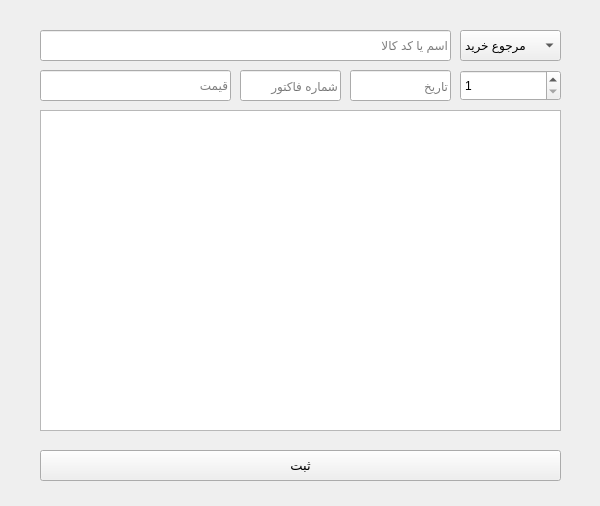
<?xml version="1.0" encoding="UTF-8"?>
<ui version="4.0">
 <class>Form</class>
 <widget class="QWidget" name="Form">
  <property name="geometry">
   <rect>
    <x>0</x>
    <y>0</y>
    <width>600</width>
    <height>506</height>
   </rect>
  </property>
  <property name="windowTitle">
   <string>ثبت مرجوعی</string>
  </property>
  <widget class="QSpinBox" name="count_inpt">
   <property name="geometry">
    <rect>
     <x>460</x>
     <y>70</y>
     <width>101</width>
     <height>31</height>
    </rect>
   </property>
   <property name="minimum">
    <number>1</number>
   </property>
   <property name="maximum">
    <number>1000000</number>
   </property>
   <property name="value">
    <number>1</number>
   </property>
  </widget>
  <widget class="QPushButton" name="add_btn">
   <property name="geometry">
    <rect>
     <x>40</x>
     <y>450</y>
     <width>521</width>
     <height>31</height>
    </rect>
   </property>
   <property name="font">
    <font>
     <pointsize>10</pointsize>
    </font>
   </property>
   <property name="text">
    <string>ثبت</string>
   </property>
  </widget>
  <widget class="QLineEdit" name="name_inpt">
   <property name="geometry">
    <rect>
     <x>40</x>
     <y>30</y>
     <width>411</width>
     <height>31</height>
    </rect>
   </property>
   <property name="layoutDirection">
    <enum>Qt::LeftToRight</enum>
   </property>
   <property name="alignment">
    <set>Qt::AlignLeading|Qt::AlignLeft|Qt::AlignVCenter</set>
   </property>
   <property name="placeholderText">
    <string>اسم یا کد کالا</string>
   </property>
   <property name="clearButtonEnabled">
    <bool>true</bool>
   </property>
  </widget>
  <widget class="QLineEdit" name="date_inpt">
   <property name="geometry">
    <rect>
     <x>350</x>
     <y>70</y>
     <width>101</width>
     <height>31</height>
    </rect>
   </property>
   <property name="placeholderText">
    <string>تاریخ</string>
   </property>
  </widget>
  <widget class="QComboBox" name="combo">
   <property name="geometry">
    <rect>
     <x>460</x>
     <y>30</y>
     <width>101</width>
     <height>31</height>
    </rect>
   </property>
   <item>
    <property name="text">
     <string>مرجوع خرید</string>
    </property>
   </item>
   <item>
    <property name="text">
     <string>مرجوع فروش</string>
    </property>
   </item>
  </widget>
  <widget class="QListWidget" name="search_list">
   <property name="geometry">
    <rect>
     <x>40</x>
     <y>110</y>
     <width>521</width>
     <height>321</height>
    </rect>
   </property>
   <property name="viewMode">
    <enum>QListView::ListMode</enum>
   </property>
  </widget>
  <widget class="QLineEdit" name="price_inpt">
   <property name="geometry">
    <rect>
     <x>40</x>
     <y>70</y>
     <width>191</width>
     <height>31</height>
    </rect>
   </property>
   <property name="placeholderText">
    <string>قیمت</string>
   </property>
  </widget>
  <widget class="QLineEdit" name="factor_inpt">
   <property name="geometry">
    <rect>
     <x>240</x>
     <y>70</y>
     <width>101</width>
     <height>31</height>
    </rect>
   </property>
   <property name="placeholderText">
    <string>شماره فاکتور</string>
   </property>
  </widget>
 </widget>
 <resources/>
 <connections/>
</ui>
